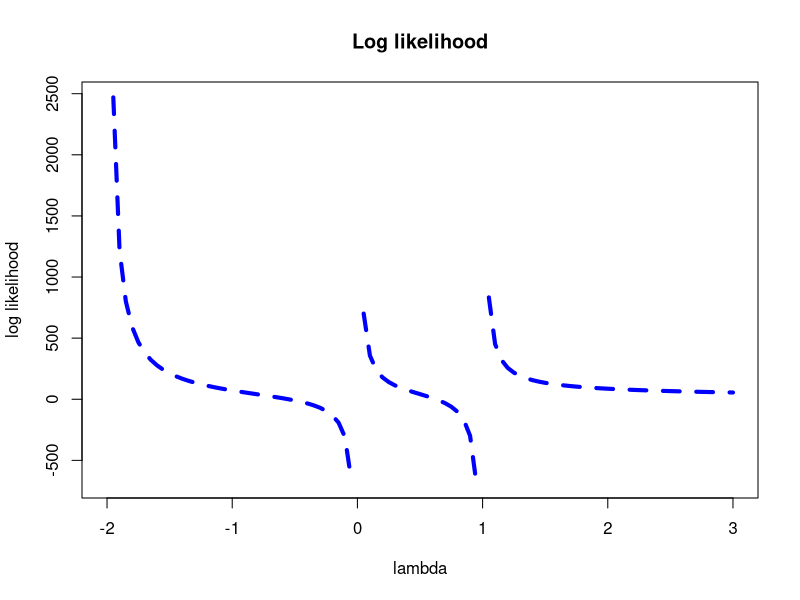
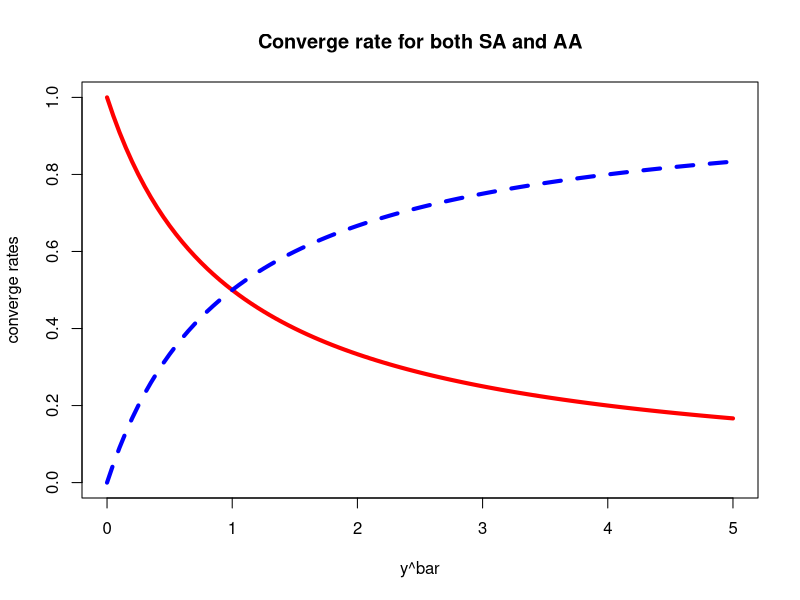

These figures' R source, in order:
##Question 1
#function of bisection algorithm
#f: target function; l_ini=lower bound of interval;tol: tolerance
#u_ini: upper bound of interval; max_iter: maximum number of iteration
#debugging: print out information
bisection=function(f,l_ini,u_ini,tol,max_iter,debugging=TRUE){
	a=l_ini
	b=u_ini
	converge=0
	root=0
	for (i in 1:max_iter){
		p=a+(b-a)/2
		if(f(p)==0 | (b-a)/2< tol){ #if p is root or the interval 
			output=p                #smaller than tolerance, stop
			converge=1
			break
		}
		
		fa=f(a);fp=f(p)
		if(fa*fp>0){
			a=p
		} else {
			b=p
			root=1
		}
		if(debugging){
			cat(i,"th updated [",a,",",b,"]",'\t',"sign of f(a)*f(b):",sign(f(a)*f(b)),"\n");
		}
	
	}
	

	if(converge==1 && root==1){ #returning output or p depends on converge or not
		print("the algorithm achieved convergence")
		cat('the iteration number is:',i,'\n')
		result=list(root=output,funvalue=f(output),Step=i,converge="TRUE",root="TRUE")
		return(result)
	} else if(converge==1 && root==0 ){
		print("the algorithm achieved convergence, but there is no root in this interval")
		cat('the iteration number is:',i,'\n')
		result=list(root=output,funvalue=f(output),Step=i,converge="TRUE",root="FALSE")
		return(result)
	} else if(converge==0 && root==1 ){
		print("the maximum iteration number is attained, but haven't converge to root")
		result=list(root=p,funvalue=f(p),Step=i,converge="FALSE",root="TRUE")
		return(result)
	} else {
		print("the maximum iteration number is attained, there is no root in this interval")
		result=list(root=p,funvalue=f(p),Step=i,converge="FALSE",root="FALSE")
		return(result)
	}
	

}


#function of Newton-Raphson
#f: target function; d_f: derivative of f
#st: starting point; tol: tolerance
#max_iter: maximum number of iteration
#debugging: print out information
NR=function(f,d_f,st,tol,max_iter,debugging=TRUE){
	p0=st
	converge=0
	for (i in 1:max_iter){
		p=p0-f(p0)/d_f(p0)
		
		if(debugging){
			cat("Updated value:",p,"\t","f(p):",f(p),"\n");
		}

		if(abs(f(p))<tol ){
			output=p
			converge=1
			break
		}
		p0=p

	}
	if(converge==1){
		print("the algorithm achieved convergence")	
		cat('the iteration number is:',i,'\n')
		result=list(root=output,funvalue=f(output),Step=i,converge="TRUE")
		return(result)
	} else {
		print("the maximum iteration number is attained")
		result=list(root=p0,funvalue=f(p0),Step=i,converge="FALSE")
		return(result)
	}
}

l_1=function(x){
	tmp=125/(2+x)-38/(1-x)+34/x
	return(tmp)
}
l_2=function(x){
	tmp=-(125/(2+x)^2)-(38/(1-x)^2)-(34/x^2)
	return(tmp)
}

curve(l_1(x),seq(-2,3,by=0.01),xlab='lambda',ylab='log likelihood',
      main="Log likelihood",lwd=4,lty=2,col='blue',
      xlim=c(-2,3)) # theta in [0,1], thus lambda in [0,1] too.
#savePlot('loglikelihood',type='png')
x1=bisection(l_1,0,1,0.000001,100) 
x2=NR(l_1,l_2,0.1,0.000001,100)


#para=function(x){ return((x-1)^2-4)}
#dpara=function(x){return(2*(x-1))}

##Question 2
sa=function(x){return(1/(1+x))}
aa=function(x){return(x/(1+x))}
plot(1:5,xlab='y^bar',ylab='converge rates',main='Converge rate for both SA and AA',
     type='n',xlim=c(0,5),ylim=c(0,1))
curve(sa(x),seq(0,5,by=0.01),col='red',lwd=4,add=TRUE)
curve(aa(x),seq(0,5,by=0.01),col='blue',lwd=4,lty=2,add=TRUE)
